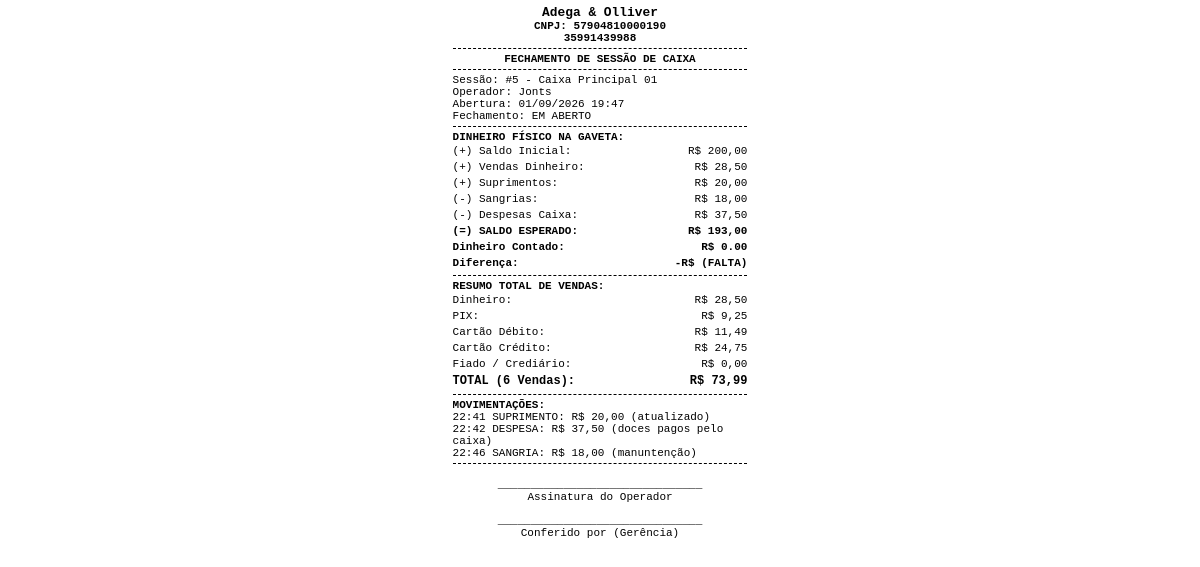
Page /caixas/relatorio/5/imprimir/ (signed in) on the earlier database version.
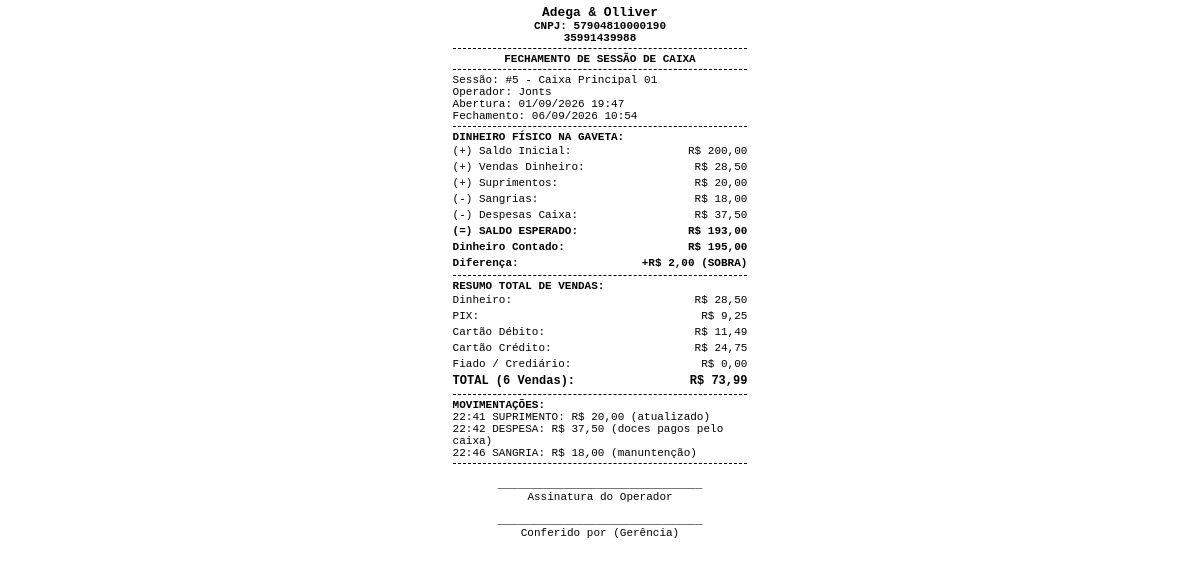
Same page on the later database version.
### apps/caixas/models.py (models this page shows, shortened)
class SessaoCaixa(TenantModelMixin):
    STATUS_CHOICES = [
        ('ABERTA', 'Aberta'),
        ('FECHADA', 'Fechada'),
    ]
    caixa = models.ForeignKey(Caixa, on_delete=models.PROTECT, related_name='sessoes')
    operador = models.ForeignKey(settings.AUTH_USER_MODEL, on_delete=models.PROTECT, related_name='sessoes_caixa')
    nome_operador = models.CharField('Nome / Apelido do Operador', max_length=100, blank=True)
    data_abertura = models.DateTimeField('Data/Hora Abertura', auto_now_add=True)
    saldo_inicial = models.DecimalField('Saldo Inicial (R$)', max_digits=12, decimal_places=2, default=0.00)
    data_fechamento = models.DateTimeField('Data/Hora Fechamento', null=True, blank=True)
    saldo_final_calculado = models.DecimalField('Saldo Final Calculado (R$)', max_digits=12, decimal_places=2, null=True, blank=True)
    saldo_final_informado = models.DecimalField('Saldo Final Informado (R$)', max_digits=12, decimal_places=2, null=True, blank=True)
    diferenca = models.DecimalField('Diferença (R$)', max_digits=12, decimal_places=2, null=True, blank=True)
    status = models.CharField('Status', max_length=10, choices=STATUS_CHOICES, default='ABERTA')
    observacoes = models.TextField('Observações de Fechamento', blank=True)
    class Meta:
        verbose_name = 'Sessão de Caixa'
        verbose_name_plural = 'Sessões de Caixa'
        constraints = [
            models.UniqueConstraint(
                fields=['empresa', 'caixa'],
                condition=models.Q(status='ABERTA'),
                name='unique_sessao_aberta_por_caixa'
            )
        ]
    @property
    def nome_operador_exibicao(self):
        return self.nome_operador or self.operador.get_full_name() or self.operador.username
    @property
    def total_vendas(self) -> Decimal:
        vendas = self.vendas.filter(status='CONCLUIDA')
        return sum((v.total for v in vendas), Decimal('0.00'))
    @property
    def qtd_vendas(self) -> int:
        return self.vendas.filter(status='CONCLUIDA').count()
    @property
    def total_vendas_dinheiro(self) -> Decimal:
        from apps.vendas.models import PagamentoVenda
        pags = PagamentoVenda.objects.filter(venda__sessao_caixa=self, venda__status='CONCLUIDA', forma_pagamento='DINHEIRO')
        return sum(((p.valor - p.troco) for p in pags), Decimal('0.00'))
    @property
    def total_vendas_pix(self) -> Decimal:
        from apps.vendas.models import PagamentoVenda
        pags = PagamentoVenda.objects.filter(venda__sessao_caixa=self, venda__status='CONCLUIDA', forma_pagamento='PIX')
        return sum((p.valor for p in pags), Decimal('0.00'))
    @property
    def total_vendas_debito(self) -> Decimal:
        from apps.vendas.models import PagamentoVenda
        pags = PagamentoVenda.objects.filter(venda__sessao_caixa=self, venda__status='CONCLUIDA', forma_pagamento='CARTAO_DEBITO')
        return sum((p.valor for p in pags), Decimal('0.00'))
    @property
    def total_vendas_credito(self) -> Decimal:
        from apps.vendas.models import PagamentoVenda
        pags = PagamentoVenda.objects.filter(venda__sessao_caixa=self, venda__status='CONCLUIDA', forma_pagamento='CARTAO_CREDITO')
        return sum((p.valor for p in pags), Decimal('0.00'))
    @property
    def total_vendas_crediario(self) -> Decimal:
        from apps.vendas.models import PagamentoVenda
        pags = PagamentoVenda.objects.filter(venda__sessao_caixa=self, venda__status='CONCLUIDA', forma_pagamento='CREDIARIO')
        return sum((p.valor for p in pags), Decimal('0.00'))
    @property
    def total_sangrias(self) -> Decimal:
        return sum((m.valor for m in self.movimentacoes.filter(tipo='SANGRIA')), Decimal('0.00'))
    @property
    def total_suprimentos(self) -> Decimal:
        return sum((m.valor for m in self.movimentacoes.filter(tipo='SUPRIMENTO')), Decimal('0.00'))
    @property
    def total_despesas(self) -> Decimal:
        return sum((m.valor for m in self.movimentacoes.filter(tipo='DESPESA')), Decimal('0.00'))
    @property
    def total_estornos(self) -> Decimal:
        return sum((m.valor for m in self.movimentacoes.filter(tipo='ESTORNO')), Decimal('0.00'))
    @property
    def saldo_esperado(self) -> Decimal:
        return (
            self.saldo_inicial
            + self.total_suprimentos
            - self.total_sangrias
            - self.total_despesas
            + self.total_estornos
            + self.total_vendas_dinheiro
        )

class Caixa(TenantModelMixin):
    STATUS_CHOICES = [
        ('ABERTO', 'Aberto'),
        ('FECHADO', 'Fechado'),
    ]
    nome = models.CharField('Nome do Caixa', max_length=100)
    codigo_identificador = models.CharField('Código Identificador', max_length=50)
    status = models.CharField('Status', max_length=10, choices=STATUS_CHOICES, default='FECHADO')
    ativo = models.BooleanField('Ativo', default=True)
    class Meta:
        verbose_name = 'Caixa'
        verbose_name_plural = 'Caixas'
        unique_together = ['empresa', 'codigo_identificador']

class MovimentacaoCaixa(TenantModelMixin):
    TIPO_CHOICES = [
        ('SUPRIMENTO', 'Suprimento (Aporte)'),
        ('SANGRIA', 'Sangria (Retirada)'),
        ('DESPESA', 'Despesa Paga pelo Caixa'),
        ('ESTORNO', 'Estorno'),
    ]
    sessao_caixa = models.ForeignKey(SessaoCaixa, on_delete=models.CASCADE, related_name='movimentacoes')
    tipo = models.CharField('Tipo de Movimentação', max_length=15, choices=TIPO_CHOICES)
    valor = models.DecimalField('Valor (R$)', max_digits=12, decimal_places=2)
    motivo = models.CharField('Motivo / Descrição', max_length=255)
    operador = models.ForeignKey(settings.AUTH_USER_MODEL, on_delete=models.PROTECT)
    data_hora = models.DateTimeField('Data/Hora', auto_now_add=True)
    class Meta:
        verbose_name = 'Movimentação de Caixa'
        verbose_name_plural = 'Movimentações de Caixa'

### apps/empresas/models.py (models this page shows, shortened)
class Empresa(models.Model):
    razao_social = models.CharField('Razão Social', max_length=200, blank=True, default='')
    nome_fantasia = models.CharField('Nome Fantasia', max_length=200, blank=True, default='')
    cnpj = models.CharField('CNPJ', max_length=20, unique=True)
    inscricao_estadual = models.CharField('Inscrição Estadual', max_length=50, blank=True)
    telefone = models.CharField('Telefone', max_length=20, blank=True)
    whatsapp = models.CharField('WhatsApp', max_length=20, blank=True)
    email = models.EmailField('E-mail', blank=True)
    endereco = models.CharField('Endereço Completo', max_length=255, blank=True)
    cidade = models.CharField('Cidade', max_length=100, blank=True)
    estado = models.CharField('Estado (UF)', max_length=2, blank=True)
    logo = models.ImageField('Logo da Empresa', upload_to='logos/', null=True, blank=True)
    cor_fundo_cabecalho = models.CharField('Cor Fundo Cabeçalho', max_length=20, default='#dc2626')
    cor_texto_cabecalho = models.CharField('Cor Texto Cabeçalho', max_length=20, default='#ffffff')
    cor_destaque = models.CharField('Cor de Destaque', max_length=20, default='#16a34a')
    cor_fundo_geral = models.CharField('Cor Fundo Geral', max_length=20, default='#f8fafc')
    cor_fundo_paineis = models.CharField('Cor Fundo Painéis', max_length=20, default='#ffffff')
    ativo = models.BooleanField('Ativo', default=True)
    created_at = models.DateTimeField('Criado em', auto_now_add=True)
    updated_at = models.DateTimeField('Atualizado em', auto_now=True)
    class Meta:
        verbose_name = 'Empresa'
        verbose_name_plural = 'Empresas'

### apps/vendas/models.py (models this page shows, shortened)
class PagamentoVenda(TenantModelMixin):
    FORMA_CHOICES = [
        ('DINHEIRO', 'Dinheiro'),
        ('CARTAO_CREDITO', 'Cartão de Crédito'),
        ('CARTAO_DEBITO', 'Cartão de Débito'),
        ('PIX', 'PIX'),
        ('CREDIARIO', 'Crediário / Fiado'),
    ]
    venda = models.ForeignKey(Venda, on_delete=models.CASCADE, related_name='pagamentos')
    forma_pagamento = models.CharField('Forma de Pagamento', max_length=20, choices=FORMA_CHOICES)
    valor = models.DecimalField('Valor Pago (R$)', max_digits=12, decimal_places=2)
    troco = models.DecimalField('Troco (R$)', max_digits=12, decimal_places=2, default=0.00)
    dados_transacao = models.JSONField('Dados da Transação (TEF / PIX)', default=dict, blank=True)
    class Meta:
        verbose_name = 'Pagamento de Venda'
        verbose_name_plural = 'Pagamentos de Vendas'

class Venda(TenantModelMixin):
    STATUS_CHOICES = [
        ('CONCLUIDA', 'Concluída'),
        ('CANCELADA', 'Cancelada'),
        ('RASCUNHO', 'Rascunho'),
    ]
    sessao_caixa = models.ForeignKey(SessaoCaixa, on_delete=models.SET_NULL, null=True, blank=True, related_name='vendas')
    cliente = models.ForeignKey(Cliente, on_delete=models.SET_NULL, null=True, blank=True, related_name='vendas')
    operador = models.ForeignKey(settings.AUTH_USER_MODEL, on_delete=models.PROTECT, related_name='vendas_realizadas')
    codigo_venda = models.CharField('Código da Venda', max_length=50)
    subtotal = models.DecimalField('Subtotal (R$)', max_digits=12, decimal_places=2, default=0.00)
    desconto = models.DecimalField('Desconto (R$)', max_digits=12, decimal_places=2, default=0.00)
    total = models.DecimalField('Total (R$)', max_digits=12, decimal_places=2, default=0.00)
    status = models.CharField('Status', max_length=15, choices=STATUS_CHOICES, default='CONCLUIDA')
    offline_uuid = models.CharField('UUID Offline PWA', max_length=64, blank=True, db_index=True)
    data_venda = models.DateTimeField('Data da Venda', auto_now_add=True)
    observacao = models.TextField('Observação', blank=True)
    motivo_cancelamento = models.TextField('Motivo do Cancelamento', blank=True)
    cancelado_por = models.ForeignKey(
        settings.AUTH_USER_MODEL, on_delete=models.SET_NULL, null=True, blank=True,
        related_name='vendas_canceladas', verbose_name='Cancelado por'
    )
    data_cancelamento = models.DateTimeField('Data/Hora do Cancelamento', null=True, blank=True)
    class Meta:
        verbose_name = 'Venda'
        verbose_name_plural = 'Vendas'
        unique_together = ['empresa', 'codigo_venda']
        constraints = [
            models.UniqueConstraint(
                fields=['empresa', 'offline_uuid'],
                condition=~models.Q(offline_uuid=''),
                name='unique_empresa_offline_uuid'
            )
        ]

### apps/caixas/views.py (the view)
# urls.py: path('relatorio/<int:sessao_id>/imprimir/', relatorio_caixa_print_view, name='relatorio_caixa_print'),
@login_required
def relatorio_caixa_print_view(request, sessao_id):
    empresa = request.tenant or request.user.empresa
    sessao = get_object_or_404(SessaoCaixa, id=sessao_id, empresa=empresa)
    vendas = (
        sessao.vendas.filter(status='CONCLUIDA')
        .select_related('cliente')
        .prefetch_related('pagamentos', 'itens__produto')
        .order_by('data_venda')
    )
    movimentacoes = sessao.movimentacoes.all().order_by('data_hora')
    return render(request, 'caixas/relatorio_termico.html', {
        'sessao': sessao,
        'empresa': empresa,
        'vendas': vendas,
        'movimentacoes': movimentacoes,
    })

### apps/core/models.py (called while the page is built)
def get_current_tenant():
    return getattr(_thread_locals, 'tenant', None)

def set_current_tenant(tenant):
    _thread_locals.tenant = tenant

def clear_current_tenant():
    if hasattr(_thread_locals, 'tenant'):
        del _thread_locals.tenant

    def get_queryset(self):
        qs = TenantQuerySet(self.model, using=self._db)
        tenant = get_current_tenant()
        if tenant:
            return qs.filter(empresa=tenant)
        return qs

### apps/empresas/context_processors.py (called while the page is built, shortened)
def configuracao_visual_context(request):
    empresa = getattr(request, 'tenant', None)
    if not empresa and hasattr(request, 'user') and request.user.is_authenticated:
        empresa = getattr(request.user, 'empresa', None)
    if empresa:
        config = getattr(empresa, 'configuracao_visual', None)
        if not config:
            config = empresa.get_configuracao_visual()
        return {
            'config_visual': config,
            'css_variables': config.to_css_variables()
        }

### templates/caixas/relatorio_termico.html (shortened to what this page needs)
<!DOCTYPE html>
<html lang="pt-br">
<head>
</head>
<body onload="window.print()">
    <div class="text-center bold">
        <h3 style="margin: 0;">{{ empresa.nome_fantasia|default:"MINHA EMPRESA PDV" }}</h3>
        <div>CNPJ: {{ empresa.cnpj|default:"00.000.000/0000-00" }}</div>
        <div>{{ empresa.telefone|default:"" }}</div>
    </div>
    <div class="line"></div>
    <div class="text-center bold">FECHAMENTO DE SESSÃO DE CAIXA</div>
    <div class="line"></div>
    <div>Sessão: #{{ sessao.id }} - {{ sessao.caixa.nome }}</div>
    <div>Operador: {{ sessao.nome_operador_exibicao }}</div>
    <div>Abertura: {{ sessao.data_abertura|date:"d/m/Y H:i" }}</div>
    <div>Fechamento: {{ sessao.data_fechamento|date:"d/m/Y H:i"|default:"EM ABERTO" }}</div>
    <div class="line"></div>
    <div class="bold">DINHEIRO FÍSICO NA GAVETA:</div>
    <table>
        <tr>
            <td>(+) Saldo Inicial:</td>
            <td class="text-right">R$ {{ sessao.saldo_inicial|floatformat:2 }}</td>
        </tr>
        <tr>
            <td>(+) Vendas Dinheiro:</td>
            <td class="text-right">R$ {{ sessao.total_vendas_dinheiro|floatformat:2 }}</td>
        </tr>
        <tr>
            <td>(+) Suprimentos:</td>
            <td class="text-right">R$ {{ sessao.total_suprimentos|floatformat:2 }}</td>
        </tr>
        <tr>
            <td>(-) Sangrias:</td>
            <td class="text-right">R$ {{ sessao.total_sangrias|floatformat:2 }}</td>
        </tr>
        <tr>
            <td>(-) Despesas Caixa:</td>
            <td class="text-right">R$ {{ sessao.total_despesas|floatformat:2 }}</td>
        </tr>
        <tr class="bold">
            <td>(=) SALDO ESPERADO:</td>
            <td class="text-right">R$ {{ sessao.saldo_esperado|floatformat:2 }}</td>
        </tr>
        <tr class="bold">
            <td>Dinheiro Contado:</td>
            <td class="text-right">R$ {{ sessao.saldo_final_informado|floatformat:2|default:"0.00" }}</td>
        </tr>
        <tr class="bold">
            <td>Diferença:</td>
            <td class="text-right">
                {% if sessao.diferenca == 0 %}R$ 0,00 (OK){% elif sessao.diferenca > 0 %}+R$ {{ sessao.diferenca|floatformat:2 }} (SOBRA){% else %}-R$ {{ sessao.diferenca|floatformat:2 }} (FALTA){% endif %}
            </td>
        </tr>
    </table>
    <div class="line"></div>
    <div class="bold">RESUMO TOTAL DE VENDAS:</div>
    <table>
        <tr>
            <td>Dinheiro:</td>
            <td class="text-right">R$ {{ sessao.total_vendas_dinheiro|floatformat:2 }}</td>
        </tr>
        <tr>
            <td>PIX:</td>
            <td class="text-right">R$ {{ sessao.total_vendas_pix|floatformat:2 }}</td>
        </tr>
        <tr>
            <td>Cartão Débito:</td>
            <td class="text-right">R$ {{ sessao.total_vendas_debito|floatformat:2 }}</td>
        </tr>
        <tr>
            <td>Cartão Crédito:</td>
            <td class="text-right">R$ {{ sessao.total_vendas_credito|floatformat:2 }}</td>
        </tr>
        <tr>
            <td>Fiado / Crediário:</td>
            <td class="text-right">R$ {{ sessao.total_vendas_crediario|floatformat:2 }}</td>
        </tr>
        <tr class="bold" style="font-size: 12px;">
            <td>TOTAL ({{ sessao.qtd_vendas }} Vendas):</td>
            <td class="text-right">R$ {{ sessao.total_vendas|floatformat:2 }}</td>
        </tr>
    </table>
    {% if movimentacoes %}
    <div class="line"></div>
    <div class="bold">MOVIMENTAÇÕES:</div>
    {% for m in movimentacoes %}
    <div>{{ m.data_hora|date:"H:i" }} {{ m.tipo }}: R$ {{ m.valor }} ({{ m.motivo }})</div>
    {% endfor %}
    {% endif %}
    <div class="line"></div>
    <div class="text-center" style="margin-top: 15px;">
        _______________________________<br>
        Assinatura do Operador<br><br>
        _______________________________<br>
        Conferido por (Gerência)
    </div>
</body>
</html>

Differences in the rows shown:
changed SessaoCaixa "Jonts": data_fechamento "EM ABERTO" → "06/09/2026 10:54"; saldo_final_informado "0.00" → "195,00"; diferenca (not shown) → "2,00"
Other differences:
text no longer shown: "-R$ (FALTA)"
text now shown: "+R$ (SOBRA)"
